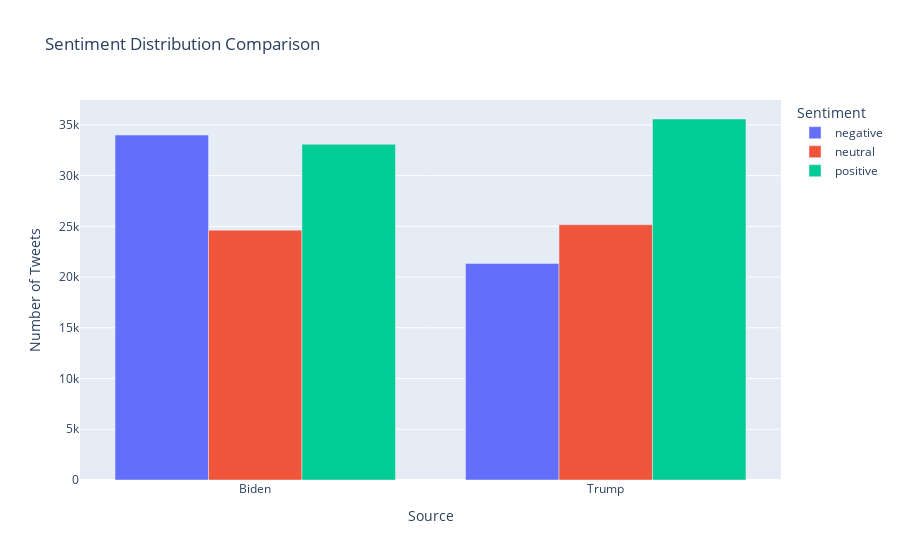

Source (notebook cell):
### Code cell
import plotly.graph_objects as go
from plotly.subplots import make_subplots

# Assuming 'sentiment' column has categories like 'Positive', 'Neutral', 'Negative'
# and 'source' column distinguishes between Biden and Trump tweets
sentiment_summary = combined_df.groupby(['source', 'sentiment']).size().unstack()

# Create a figure for the bar chart
fig = go.Figure()

# Iterate over each sentiment category and add a bar for each source
for sentiment in sentiment_summary.columns:
    fig.add_trace(go.Bar(x=sentiment_summary.index, y=sentiment_summary[sentiment], name=sentiment))

# Update the layout to group bars based on sentiment
fig.update_layout(
    title_text="Sentiment Distribution Comparison",
    barmode='group',
    xaxis_title="Source",
    yaxis_title="Number of Tweets",
    legend_title="Sentiment"
)

fig.show()

### Figure 1 — Plotly figure (JSON) as saved in the notebook; plotly's stock layout.template omitted (floating-point values rounded to 4 significant figures)
{"data": [{"name": "negative", "type": "bar", "x": ["Biden", "Trump"], "y": [33999, 21338]}, {"name": "neutral", "type": "bar", "x": ["Biden", "Trump"], "y": [24625, 25164]}, {"name": "positive", "type": "bar", "x": ["Biden", "Trump"], "y": [33088, 35583]}], "layout": {"barmode": "group", "legend": {"title": {"text": "Sentiment"}}, "title": {"text": "Sentiment Distribution Comparison"}, "xaxis": {"title": {"text": "Source"}}, "yaxis": {"title": {"text": "Number of Tweets"}}}}
